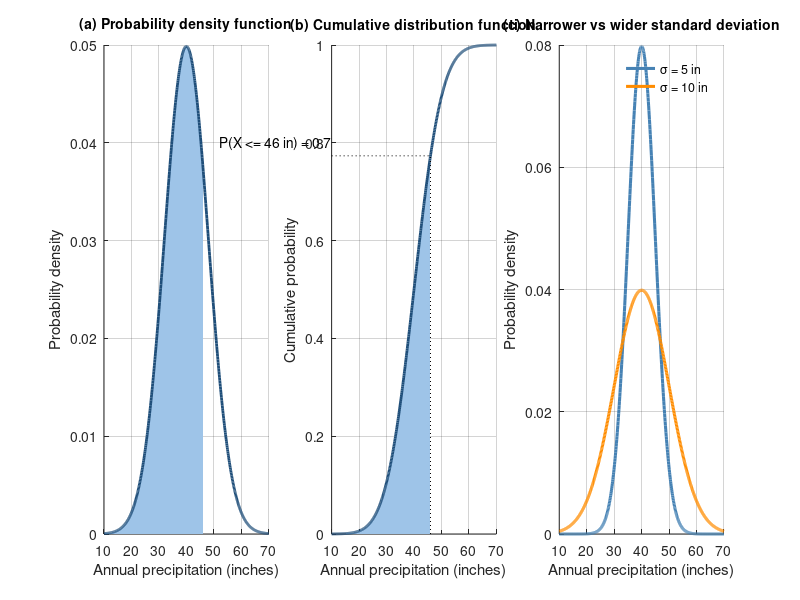

Reproduce this figure in MATLAB.
% Figures 3.21 and 3.22: normal PDF and CDF of annual precipitation; effect of standard deviation
% Chapter 3 draft; parameters read from the draft figure (mean 40 in; sigma 5 and 10 in for Fig 3.22; sigma 8 in assumed for the Fig 3.21 schematic)
% Run: run normal_distribution_pdf_cdf.m -> figure_matlab.png (MATLAB or GNU Octave)
clear; close all;
mu = 40; sd = 8; xq = 46; x = linspace(10, 70, 600); m = x <= xq;
pdf_ = @(x, mu, s) exp(-0.5 * ((x - mu) / s).^2) / (s * sqrt(2 * pi));
cdf_ = @(x, mu, s) 0.5 * (1 + erf((x - mu) / (s * sqrt(2))));
figure('Visible', 'off', 'Position', [100 100 1400 420], 'Color', 'w');
subplot(1, 3, 1); hold on;
patch('XData', [x(m) fliplr(x(m))]', 'YData', [pdf_(x(m), mu, sd) zeros(1, sum(m))]', 'FaceColor', [0.62 0.77 0.91], 'EdgeColor', 'none');
plot(x, pdf_(x, mu, sd), '-', 'Color', [0.122 0.306 0.475], 'LineWidth', 2); ylabel('Probability density'); title('(a) Probability density function', 'FontSize', 10);
text(52, 0.04, sprintf('P(X <= %d in) = %.2f', xq, cdf_(xq, mu, sd)));
subplot(1, 3, 2); hold on;
patch('XData', [x(m) fliplr(x(m))]', 'YData', [cdf_(x(m), mu, sd) zeros(1, sum(m))]', 'FaceColor', [0.62 0.77 0.91], 'EdgeColor', 'none');
plot(x, cdf_(x, mu, sd), '-', 'Color', [0.122 0.306 0.475], 'LineWidth', 2);
plot([xq xq], [0 cdf_(xq, mu, sd)], 'k:'); plot([10 xq], [1 1] * cdf_(xq, mu, sd), 'k:'); ylabel('Cumulative probability'); title('(b) Cumulative distribution function', 'FontSize', 10);
subplot(1, 3, 3); hold on;
h1 = plot(x, pdf_(x, mu, 5), '-', 'Color', [0.275 0.51 0.706], 'LineWidth', 2.2); h2 = plot(x, pdf_(x, mu, 10), '-', 'Color', [1 0.549 0], 'LineWidth', 2.2);
legend([h1 h2], {'\sigma = 5 in', '\sigma = 10 in'}); legend boxoff; ylabel('Probability density'); title('(c) Narrower vs wider standard deviation', 'FontSize', 10);
for k = 1:3, subplot(1, 3, k); xlabel('Annual precipitation (inches)'); box off; grid on; set(gca, 'GridAlpha', 0.2); xlim([10 70]); end
print('-dpng', '-r150', 'figure_matlab.png');
